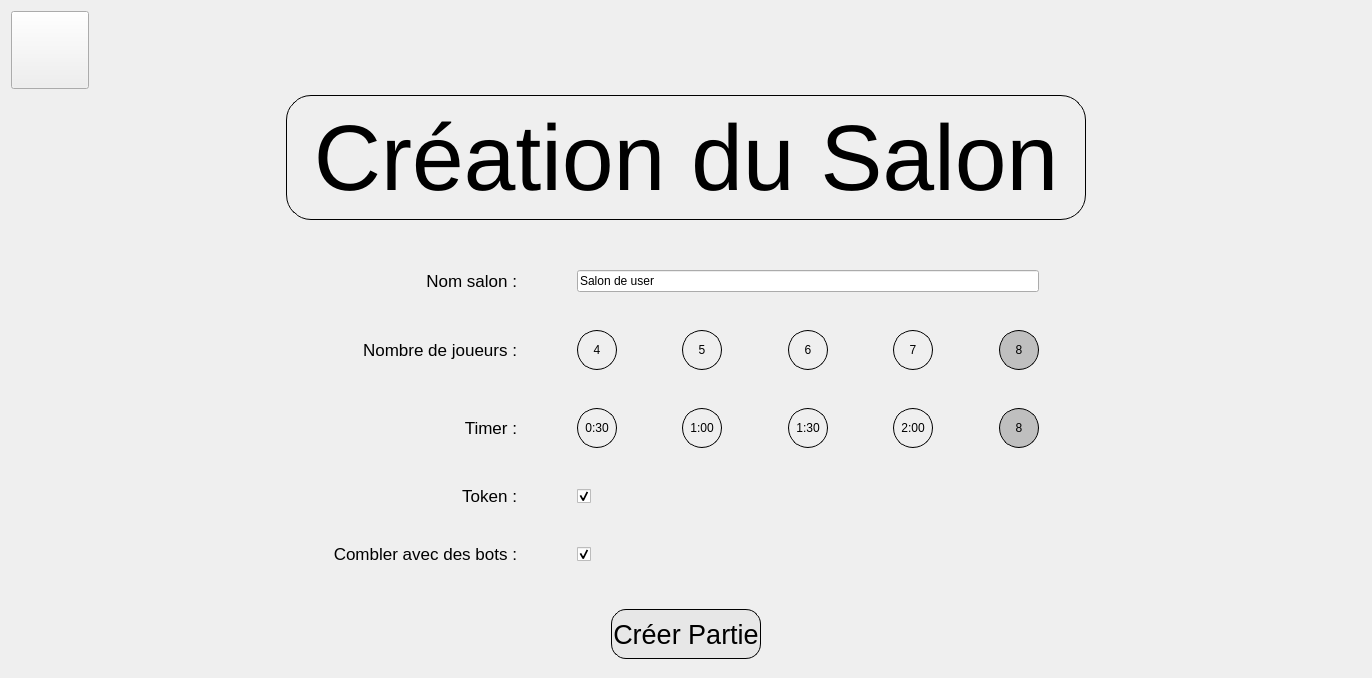
<?xml version="1.0" encoding="UTF-8"?>
<ui version="4.0">
 <class>CreationSalon</class>
 <widget class="QWidget" name="CreationSalon">
  <property name="geometry">
   <rect>
    <x>0</x>
    <y>0</y>
    <width>1372</width>
    <height>678</height>
   </rect>
  </property>
  <property name="windowTitle">
   <string>Form</string>
  </property>
  <layout class="QVBoxLayout" name="verticalLayout">
   <item>
    <layout class="QHBoxLayout" name="horizontalLayout">
     <item>
      <widget class="QPushButton" name="retour">
       <property name="styleSheet">
        <string notr="true">border-image:url(:/images/icons/button-back.png);
width: 70px;
height:70px;
</string>
       </property>
       <property name="text">
        <string/>
       </property>
      </widget>
     </item>
     <item>
      <spacer name="horizontalSpacer">
       <property name="orientation">
        <enum>Qt::Horizontal</enum>
       </property>
       <property name="sizeHint" stdset="0">
        <size>
         <width>40</width>
         <height>20</height>
        </size>
       </property>
      </spacer>
     </item>
    </layout>
   </item>
   <item>
    <layout class="QHBoxLayout" name="horizontalLayout_2">
     <item>
      <spacer name="horizontalSpacer_2">
       <property name="orientation">
        <enum>Qt::Horizontal</enum>
       </property>
       <property name="sizeHint" stdset="0">
        <size>
         <width>40</width>
         <height>20</height>
        </size>
       </property>
      </spacer>
     </item>
     <item>
      <widget class="QLabel" name="label">
       <property name="minimumSize">
        <size>
         <width>800</width>
         <height>125</height>
        </size>
       </property>
       <property name="font">
        <font>
         <pointsize>70</pointsize>
        </font>
       </property>
       <property name="styleSheet">
        <string notr="true">border-width: 1px;
border-style: solid;
border-color: black;
border-radius: 25px;</string>
       </property>
       <property name="text">
        <string>Création du Salon</string>
       </property>
       <property name="alignment">
        <set>Qt::AlignCenter</set>
       </property>
      </widget>
     </item>
     <item>
      <spacer name="horizontalSpacer_3">
       <property name="orientation">
        <enum>Qt::Horizontal</enum>
       </property>
       <property name="sizeHint" stdset="0">
        <size>
         <width>40</width>
         <height>20</height>
        </size>
       </property>
      </spacer>
     </item>
    </layout>
   </item>
   <item>
    <spacer name="verticalSpacer">
     <property name="orientation">
      <enum>Qt::Vertical</enum>
     </property>
     <property name="sizeHint" stdset="0">
      <size>
       <width>20</width>
       <height>40</height>
      </size>
     </property>
    </spacer>
   </item>
   <item>
    <spacer name="verticalSpacer_2">
     <property name="orientation">
      <enum>Qt::Vertical</enum>
     </property>
     <property name="sizeHint" stdset="0">
      <size>
       <width>20</width>
       <height>40</height>
      </size>
     </property>
    </spacer>
   </item>
   <item>
    <layout class="QHBoxLayout" name="horizontalLayout_3">
     <item>
      <spacer name="horizontalSpacer_4">
       <property name="orientation">
        <enum>Qt::Horizontal</enum>
       </property>
       <property name="sizeHint" stdset="0">
        <size>
         <width>40</width>
         <height>20</height>
        </size>
       </property>
      </spacer>
     </item>
     <item>
      <spacer name="horizontalSpacer_46">
       <property name="orientation">
        <enum>Qt::Horizontal</enum>
       </property>
       <property name="sizeHint" stdset="0">
        <size>
         <width>40</width>
         <height>20</height>
        </size>
       </property>
      </spacer>
     </item>
     <item>
      <spacer name="horizontalSpacer_47">
       <property name="orientation">
        <enum>Qt::Horizontal</enum>
       </property>
       <property name="sizeHint" stdset="0">
        <size>
         <width>40</width>
         <height>20</height>
        </size>
       </property>
      </spacer>
     </item>
     <item>
      <spacer name="horizontalSpacer_43">
       <property name="orientation">
        <enum>Qt::Horizontal</enum>
       </property>
       <property name="sizeHint" stdset="0">
        <size>
         <width>40</width>
         <height>20</height>
        </size>
       </property>
      </spacer>
     </item>
     <item>
      <spacer name="horizontalSpacer_45">
       <property name="orientation">
        <enum>Qt::Horizontal</enum>
       </property>
       <property name="sizeHint" stdset="0">
        <size>
         <width>40</width>
         <height>20</height>
        </size>
       </property>
      </spacer>
     </item>
     <item>
      <spacer name="horizontalSpacer_48">
       <property name="orientation">
        <enum>Qt::Horizontal</enum>
       </property>
       <property name="sizeHint" stdset="0">
        <size>
         <width>40</width>
         <height>20</height>
        </size>
       </property>
      </spacer>
     </item>
     <item>
      <spacer name="horizontalSpacer_44">
       <property name="orientation">
        <enum>Qt::Horizontal</enum>
       </property>
       <property name="sizeHint" stdset="0">
        <size>
         <width>40</width>
         <height>20</height>
        </size>
       </property>
      </spacer>
     </item>
     <item>
      <spacer name="horizontalSpacer_5">
       <property name="orientation">
        <enum>Qt::Horizontal</enum>
       </property>
       <property name="sizeHint" stdset="0">
        <size>
         <width>40</width>
         <height>20</height>
        </size>
       </property>
      </spacer>
     </item>
    </layout>
   </item>
   <item>
    <spacer name="verticalSpacer_3">
     <property name="orientation">
      <enum>Qt::Vertical</enum>
     </property>
     <property name="sizeHint" stdset="0">
      <size>
       <width>20</width>
       <height>40</height>
      </size>
     </property>
    </spacer>
   </item>
   <item>
    <layout class="QGridLayout" name="gridLayout">
     <item row="6" column="8">
      <widget class="QCheckBox" name="token">
       <property name="maximumSize">
        <size>
         <width>40</width>
         <height>40</height>
        </size>
       </property>
       <property name="text">
        <string/>
       </property>
       <property name="checked">
        <bool>true</bool>
       </property>
      </widget>
     </item>
     <item row="5" column="8">
      <spacer name="verticalSpacer_8">
       <property name="orientation">
        <enum>Qt::Vertical</enum>
       </property>
       <property name="sizeHint" stdset="0">
        <size>
         <width>20</width>
         <height>40</height>
        </size>
       </property>
      </spacer>
     </item>
     <item row="0" column="6">
      <widget class="QLabel" name="label_2">
       <property name="font">
        <font>
         <pointsize>13</pointsize>
        </font>
       </property>
       <property name="text">
        <string>Nom salon :</string>
       </property>
       <property name="alignment">
        <set>Qt::AlignRight|Qt::AlignTrailing|Qt::AlignVCenter</set>
       </property>
      </widget>
     </item>
     <item row="0" column="8" colspan="9">
      <widget class="QLineEdit" name="nomSalon">
       <property name="text">
        <string>Salon de user</string>
       </property>
       <property name="placeholderText">
        <string/>
       </property>
      </widget>
     </item>
     <item row="2" column="14">
      <widget class="QPushButton" name="nbrJoueur7">
       <property name="minimumSize">
        <size>
         <width>40</width>
         <height>40</height>
        </size>
       </property>
       <property name="styleSheet">
        <string notr="true">QPushButton
{
border : 1px solid black;
border-radius :20px;
}

QPushButton:checked
{
background-color: #bfbfbf;
}
</string>
       </property>
       <property name="text">
        <string>7</string>
       </property>
       <property name="checkable">
        <bool>true</bool>
       </property>
      </widget>
     </item>
     <item row="2" column="13">
      <spacer name="horizontalSpacer_27">
       <property name="orientation">
        <enum>Qt::Horizontal</enum>
       </property>
       <property name="sizeHint" stdset="0">
        <size>
         <width>40</width>
         <height>20</height>
        </size>
       </property>
      </spacer>
     </item>
     <item row="4" column="8">
      <widget class="QPushButton" name="timer30">
       <property name="minimumSize">
        <size>
         <width>40</width>
         <height>40</height>
        </size>
       </property>
       <property name="maximumSize">
        <size>
         <width>40</width>
         <height>40</height>
        </size>
       </property>
       <property name="styleSheet">
        <string notr="true">QPushButton
{
border : 1px solid black;
border-radius :20px;
}

QPushButton:checked
{
background-color: #bfbfbf;
}
</string>
       </property>
       <property name="text">
        <string>0:30</string>
       </property>
       <property name="checkable">
        <bool>true</bool>
       </property>
      </widget>
     </item>
     <item row="4" column="16">
      <widget class="QPushButton" name="timerInfinity">
       <property name="minimumSize">
        <size>
         <width>40</width>
         <height>40</height>
        </size>
       </property>
       <property name="styleSheet">
        <string notr="true">QPushButton
{
border : 1px solid black;
border-radius :20px;
}

QPushButton:checked
{
background-color: #bfbfbf;
}
</string>
       </property>
       <property name="text">
        <string>8</string>
       </property>
       <property name="checkable">
        <bool>true</bool>
       </property>
       <property name="checked">
        <bool>true</bool>
       </property>
      </widget>
     </item>
     <item row="2" column="6">
      <widget class="QLabel" name="label_3">
       <property name="font">
        <font>
         <pointsize>13</pointsize>
        </font>
       </property>
       <property name="text">
        <string>Nombre de joueurs :</string>
       </property>
       <property name="alignment">
        <set>Qt::AlignRight|Qt::AlignTrailing|Qt::AlignVCenter</set>
       </property>
      </widget>
     </item>
     <item row="2" column="18">
      <spacer name="horizontalSpacer_20">
       <property name="orientation">
        <enum>Qt::Horizontal</enum>
       </property>
       <property name="sizeHint" stdset="0">
        <size>
         <width>40</width>
         <height>20</height>
        </size>
       </property>
      </spacer>
     </item>
     <item row="2" column="21">
      <spacer name="horizontalSpacer_15">
       <property name="orientation">
        <enum>Qt::Horizontal</enum>
       </property>
       <property name="sizeHint" stdset="0">
        <size>
         <width>40</width>
         <height>20</height>
        </size>
       </property>
      </spacer>
     </item>
     <item row="2" column="1">
      <spacer name="horizontalSpacer_16">
       <property name="orientation">
        <enum>Qt::Horizontal</enum>
       </property>
       <property name="sizeHint" stdset="0">
        <size>
         <width>40</width>
         <height>20</height>
        </size>
       </property>
      </spacer>
     </item>
     <item row="2" column="3">
      <spacer name="horizontalSpacer_19">
       <property name="orientation">
        <enum>Qt::Horizontal</enum>
       </property>
       <property name="sizeHint" stdset="0">
        <size>
         <width>40</width>
         <height>20</height>
        </size>
       </property>
      </spacer>
     </item>
     <item row="4" column="6">
      <widget class="QLabel" name="label_4">
       <property name="font">
        <font>
         <pointsize>13</pointsize>
        </font>
       </property>
       <property name="text">
        <string>Timer :</string>
       </property>
       <property name="alignment">
        <set>Qt::AlignRight|Qt::AlignTrailing|Qt::AlignVCenter</set>
       </property>
      </widget>
     </item>
     <item row="2" column="0">
      <spacer name="horizontalSpacer_6">
       <property name="orientation">
        <enum>Qt::Horizontal</enum>
       </property>
       <property name="sizeHint" stdset="0">
        <size>
         <width>40</width>
         <height>20</height>
        </size>
       </property>
      </spacer>
     </item>
     <item row="2" column="12">
      <widget class="QPushButton" name="nbrJoueur6">
       <property name="minimumSize">
        <size>
         <width>40</width>
         <height>40</height>
        </size>
       </property>
       <property name="styleSheet">
        <string notr="true">QPushButton
{
border : 1px solid black;
border-radius :20px;
}

QPushButton:checked
{
background-color: #bfbfbf;
}
</string>
       </property>
       <property name="text">
        <string>6</string>
       </property>
       <property name="checkable">
        <bool>true</bool>
       </property>
      </widget>
     </item>
     <item row="2" column="17">
      <spacer name="horizontalSpacer_24">
       <property name="orientation">
        <enum>Qt::Horizontal</enum>
       </property>
       <property name="sizeHint" stdset="0">
        <size>
         <width>40</width>
         <height>20</height>
        </size>
       </property>
      </spacer>
     </item>
     <item row="2" column="11">
      <spacer name="horizontalSpacer_26">
       <property name="orientation">
        <enum>Qt::Horizontal</enum>
       </property>
       <property name="sizeHint" stdset="0">
        <size>
         <width>40</width>
         <height>20</height>
        </size>
       </property>
      </spacer>
     </item>
     <item row="2" column="8">
      <widget class="QPushButton" name="nbrJoueur4">
       <property name="minimumSize">
        <size>
         <width>40</width>
         <height>40</height>
        </size>
       </property>
       <property name="maximumSize">
        <size>
         <width>40</width>
         <height>40</height>
        </size>
       </property>
       <property name="styleSheet">
        <string notr="true">QPushButton
{
border : 1px solid black;
border-radius :20px;
}

QPushButton:checked
{
background-color: #bfbfbf;
}
</string>
       </property>
       <property name="text">
        <string>4</string>
       </property>
       <property name="checkable">
        <bool>true</bool>
       </property>
      </widget>
     </item>
     <item row="4" column="12">
      <widget class="QPushButton" name="timer90">
       <property name="minimumSize">
        <size>
         <width>40</width>
         <height>40</height>
        </size>
       </property>
       <property name="styleSheet">
        <string notr="true">QPushButton
{
border : 1px solid black;
border-radius :20px;
}

QPushButton:checked
{
background-color: #bfbfbf;
}
</string>
       </property>
       <property name="text">
        <string>1:30</string>
       </property>
       <property name="checkable">
        <bool>true</bool>
       </property>
      </widget>
     </item>
     <item row="2" column="16">
      <widget class="QPushButton" name="nbrJoueur8">
       <property name="minimumSize">
        <size>
         <width>40</width>
         <height>40</height>
        </size>
       </property>
       <property name="styleSheet">
        <string notr="true">QPushButton
{
border : 1px solid black;
border-radius :20px;
}

QPushButton:checked
{
background-color: #bfbfbf;
}
</string>
       </property>
       <property name="text">
        <string>8</string>
       </property>
       <property name="checkable">
        <bool>true</bool>
       </property>
       <property name="checked">
        <bool>true</bool>
       </property>
      </widget>
     </item>
     <item row="1" column="8">
      <spacer name="verticalSpacer_5">
       <property name="orientation">
        <enum>Qt::Vertical</enum>
       </property>
       <property name="sizeHint" stdset="0">
        <size>
         <width>20</width>
         <height>40</height>
        </size>
       </property>
      </spacer>
     </item>
     <item row="2" column="4">
      <spacer name="horizontalSpacer_21">
       <property name="orientation">
        <enum>Qt::Horizontal</enum>
       </property>
       <property name="sizeHint" stdset="0">
        <size>
         <width>40</width>
         <height>20</height>
        </size>
       </property>
      </spacer>
     </item>
     <item row="4" column="14">
      <widget class="QPushButton" name="timer120">
       <property name="minimumSize">
        <size>
         <width>40</width>
         <height>40</height>
        </size>
       </property>
       <property name="styleSheet">
        <string notr="true">QPushButton
{
border : 1px solid black;
border-radius :20px;
}

QPushButton:checked
{
background-color: #bfbfbf;
}
</string>
       </property>
       <property name="text">
        <string>2:00</string>
       </property>
       <property name="checkable">
        <bool>true</bool>
       </property>
      </widget>
     </item>
     <item row="4" column="10">
      <widget class="QPushButton" name="timer60">
       <property name="minimumSize">
        <size>
         <width>40</width>
         <height>40</height>
        </size>
       </property>
       <property name="styleSheet">
        <string notr="true">QPushButton
{
border : 1px solid black;
border-radius :20px;
}

QPushButton:checked
{
background-color: #bfbfbf;
}
</string>
       </property>
       <property name="text">
        <string>1:00</string>
       </property>
       <property name="checkable">
        <bool>true</bool>
       </property>
      </widget>
     </item>
     <item row="2" column="7">
      <spacer name="horizontalSpacer_14">
       <property name="orientation">
        <enum>Qt::Horizontal</enum>
       </property>
       <property name="sizeHint" stdset="0">
        <size>
         <width>40</width>
         <height>20</height>
        </size>
       </property>
      </spacer>
     </item>
     <item row="6" column="6">
      <widget class="QLabel" name="label_5">
       <property name="font">
        <font>
         <pointsize>13</pointsize>
        </font>
       </property>
       <property name="text">
        <string>Token :</string>
       </property>
       <property name="alignment">
        <set>Qt::AlignRight|Qt::AlignTrailing|Qt::AlignVCenter</set>
       </property>
      </widget>
     </item>
     <item row="2" column="20">
      <spacer name="horizontalSpacer_18">
       <property name="orientation">
        <enum>Qt::Horizontal</enum>
       </property>
       <property name="sizeHint" stdset="0">
        <size>
         <width>40</width>
         <height>20</height>
        </size>
       </property>
      </spacer>
     </item>
     <item row="2" column="10">
      <widget class="QPushButton" name="nbrJoueur5">
       <property name="minimumSize">
        <size>
         <width>40</width>
         <height>40</height>
        </size>
       </property>
       <property name="styleSheet">
        <string notr="true">QPushButton
{
border : 1px solid black;
border-radius :20px;
}

QPushButton:checked
{
background-color: #bfbfbf;
}
</string>
       </property>
       <property name="text">
        <string>5</string>
       </property>
       <property name="checkable">
        <bool>true</bool>
       </property>
      </widget>
     </item>
     <item row="8" column="8">
      <widget class="QCheckBox" name="bots">
       <property name="maximumSize">
        <size>
         <width>40</width>
         <height>40</height>
        </size>
       </property>
       <property name="text">
        <string/>
       </property>
       <property name="checked">
        <bool>true</bool>
       </property>
      </widget>
     </item>
     <item row="2" column="9">
      <spacer name="horizontalSpacer_29">
       <property name="orientation">
        <enum>Qt::Horizontal</enum>
       </property>
       <property name="sizeHint" stdset="0">
        <size>
         <width>40</width>
         <height>20</height>
        </size>
       </property>
      </spacer>
     </item>
     <item row="2" column="15">
      <spacer name="horizontalSpacer_28">
       <property name="orientation">
        <enum>Qt::Horizontal</enum>
       </property>
       <property name="sizeHint" stdset="0">
        <size>
         <width>40</width>
         <height>20</height>
        </size>
       </property>
      </spacer>
     </item>
     <item row="2" column="2">
      <spacer name="horizontalSpacer_17">
       <property name="orientation">
        <enum>Qt::Horizontal</enum>
       </property>
       <property name="sizeHint" stdset="0">
        <size>
         <width>40</width>
         <height>20</height>
        </size>
       </property>
      </spacer>
     </item>
     <item row="2" column="5">
      <spacer name="horizontalSpacer_23">
       <property name="orientation">
        <enum>Qt::Horizontal</enum>
       </property>
       <property name="sizeHint" stdset="0">
        <size>
         <width>40</width>
         <height>20</height>
        </size>
       </property>
      </spacer>
     </item>
     <item row="2" column="22">
      <spacer name="horizontalSpacer_10">
       <property name="orientation">
        <enum>Qt::Horizontal</enum>
       </property>
       <property name="sizeHint" stdset="0">
        <size>
         <width>40</width>
         <height>20</height>
        </size>
       </property>
      </spacer>
     </item>
     <item row="8" column="6">
      <widget class="QLabel" name="label_6">
       <property name="font">
        <font>
         <pointsize>13</pointsize>
        </font>
       </property>
       <property name="text">
        <string>Combler avec des bots :</string>
       </property>
       <property name="alignment">
        <set>Qt::AlignRight|Qt::AlignTrailing|Qt::AlignVCenter</set>
       </property>
      </widget>
     </item>
     <item row="3" column="8">
      <spacer name="verticalSpacer_6">
       <property name="orientation">
        <enum>Qt::Vertical</enum>
       </property>
       <property name="sizeHint" stdset="0">
        <size>
         <width>20</width>
         <height>40</height>
        </size>
       </property>
      </spacer>
     </item>
     <item row="2" column="19">
      <spacer name="horizontalSpacer_22">
       <property name="orientation">
        <enum>Qt::Horizontal</enum>
       </property>
       <property name="sizeHint" stdset="0">
        <size>
         <width>40</width>
         <height>20</height>
        </size>
       </property>
      </spacer>
     </item>
     <item row="7" column="8">
      <spacer name="verticalSpacer_9">
       <property name="orientation">
        <enum>Qt::Vertical</enum>
       </property>
       <property name="sizeHint" stdset="0">
        <size>
         <width>20</width>
         <height>40</height>
        </size>
       </property>
      </spacer>
     </item>
    </layout>
   </item>
   <item>
    <spacer name="verticalSpacer_10">
     <property name="orientation">
      <enum>Qt::Vertical</enum>
     </property>
     <property name="sizeHint" stdset="0">
      <size>
       <width>20</width>
       <height>40</height>
      </size>
     </property>
    </spacer>
   </item>
   <item>
    <spacer name="verticalSpacer_7">
     <property name="orientation">
      <enum>Qt::Vertical</enum>
     </property>
     <property name="sizeHint" stdset="0">
      <size>
       <width>20</width>
       <height>40</height>
      </size>
     </property>
    </spacer>
   </item>
   <item>
    <spacer name="verticalSpacer_12">
     <property name="orientation">
      <enum>Qt::Vertical</enum>
     </property>
     <property name="sizeHint" stdset="0">
      <size>
       <width>20</width>
       <height>40</height>
      </size>
     </property>
    </spacer>
   </item>
   <item>
    <spacer name="verticalSpacer_11">
     <property name="orientation">
      <enum>Qt::Vertical</enum>
     </property>
     <property name="sizeHint" stdset="0">
      <size>
       <width>20</width>
       <height>40</height>
      </size>
     </property>
    </spacer>
   </item>
   <item>
    <spacer name="verticalSpacer_4">
     <property name="orientation">
      <enum>Qt::Vertical</enum>
     </property>
     <property name="sizeHint" stdset="0">
      <size>
       <width>20</width>
       <height>40</height>
      </size>
     </property>
    </spacer>
   </item>
   <item>
    <layout class="QHBoxLayout" name="horizontalLayout_8">
     <item>
      <spacer name="horizontalSpacer_41">
       <property name="orientation">
        <enum>Qt::Horizontal</enum>
       </property>
       <property name="sizeHint" stdset="0">
        <size>
         <width>40</width>
         <height>20</height>
        </size>
       </property>
      </spacer>
     </item>
     <item>
      <widget class="QPushButton" name="creer">
       <property name="minimumSize">
        <size>
         <width>150</width>
         <height>50</height>
        </size>
       </property>
       <property name="font">
        <font>
         <pointsize>20</pointsize>
        </font>
       </property>
       <property name="autoFillBackground">
        <bool>false</bool>
       </property>
       <property name="styleSheet">
        <string notr="true">QPushButton
{
border: 1px solid black;
background-color: #e7e7e7;
border-radius: 15px;
}

QPushButton:hover
{
background-color: #e4e7e7;
border-color: #2c7ab4;
}

QPushButton:pressed
{
background-color: #bfbfbf;
}</string>
       </property>
       <property name="text">
        <string>Créer Partie</string>
       </property>
      </widget>
     </item>
     <item>
      <spacer name="horizontalSpacer_42">
       <property name="orientation">
        <enum>Qt::Horizontal</enum>
       </property>
       <property name="sizeHint" stdset="0">
        <size>
         <width>40</width>
         <height>20</height>
        </size>
       </property>
      </spacer>
     </item>
    </layout>
   </item>
   <item>
    <spacer name="verticalSpacer_13">
     <property name="orientation">
      <enum>Qt::Vertical</enum>
     </property>
     <property name="sizeHint" stdset="0">
      <size>
       <width>20</width>
       <height>40</height>
      </size>
     </property>
    </spacer>
   </item>
  </layout>
 </widget>
 <resources/>
 <connections/>
</ui>
